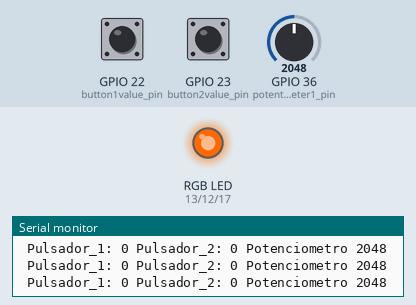
The sketch below on a simulated ESP32. Parts: an RGB LED mixed from three pins (HIGH = lit), the last lines printed to the serial monitor. Inputs (shaded band) come from the test bench; at power-on: GPIO 36 (potentiometer1_pin) = 2048, GPIO 22 (button1value_pin) HIGH, GPIO 23 (button2value_pin) HIGH.

Above: at 1.3 s.
1.4 s: GPIO 36 (potentiometer1_pin) set to 1711
2.9 s: GPIO 36 (potentiometer1_pin) set to 1583
At 4.2 s:
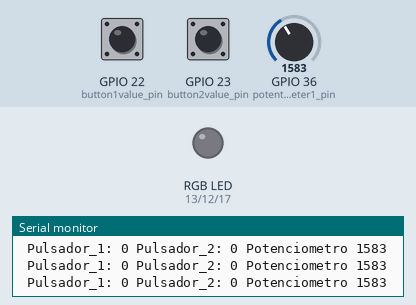
4.5 s: GPIO 22 (button1value_pin) pulled LOW for 0.6 s
At 5.3 s:
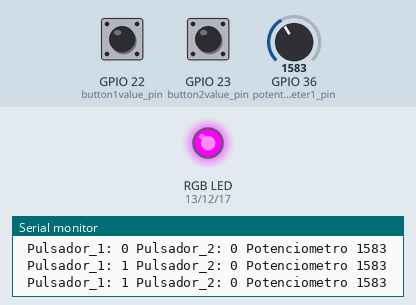
7.0 s: GPIO 36 (potentiometer1_pin) set to 2497
At 7.4 s:
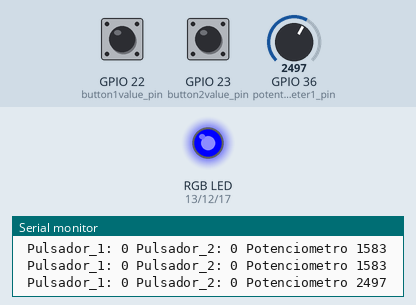
8.5 s: GPIO 36 (potentiometer1_pin) set to 2389
At 9.7 s:
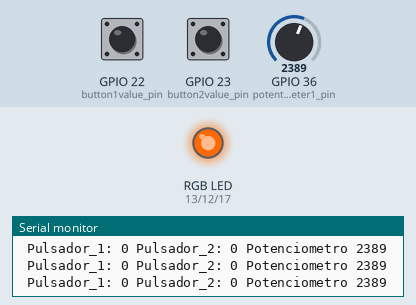
10.0 s: GPIO 36 (potentiometer1_pin) set to 2866
At 11.0 s:
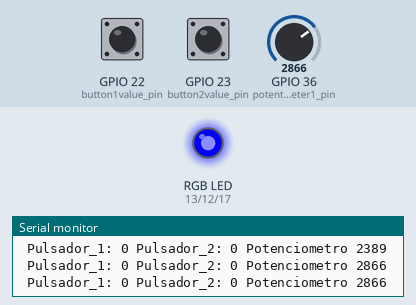
Timing chart, 0 to 12.5 s (numbered marks = the images above; inputs shaded):
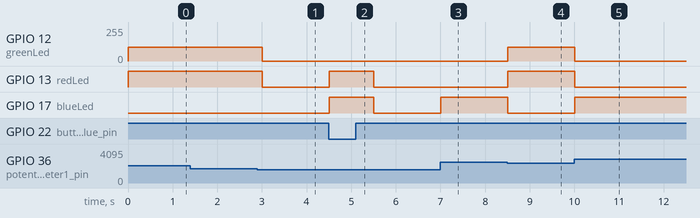

The sketch:

compuertas_logicas.ino
```cpp
/**
 *
********   Simulación Compuertas Lógicas   *******
*
  En esta tarea del Electivo de Telemática 2, se programará la ESP32
  para realizar una tarea simple de Compuertas Lógicas, utilizando un Led RGB,
  un potenciómetro, y dos pulsadores.

  In the next homework of "Electivo de Telemática 2", we are programmed an ESP32
  to do a simple task of Logical Gates, for this work, we usea a RGB Led, a potentiometer
  and two button switches.

  Autor: Mauricio Arismendi Aedo  --> m.arismendi02@ufromail.cl
  Profesor: Erik Soto Alvarado
  Asignatura: IIE208, Electivo de Telemática 2, 2020.
      ***Universidad de La Frontera***
            *****Temuco, Chile*****
*/

//Input

byte button1value_pin  = 22;
byte button2value_pin  = 23;
byte potentiometer1_pin = 36;

//Inicializacion botones ambos con valor == TRUE (1)

boolean button1_value;
boolean button2_value;
int potentiometer1_value;

// output

// --- RGB ---
byte greenLed = 12;
byte redLed   = 13;
byte blueLed  = 17;

// Propiedades de la señal a usar
int freq = 5000;
byte ledChannel0 = 0;
byte ledChannel1 = 1;
byte ledChannel2 = 2;
byte resolution = 8;

void setup() {

  //Ahora sí configuramos entradas y salidas con pinmode:

  Serial.begin(115200); //leemos en 115200 baudios

  //inicializamos los pulsadores como entrada y su resistencia pullup interna
  pinMode (button1value_pin, INPUT_PULLUP);
  pinMode (button2value_pin, INPUT_PULLUP);

  //Inicializamos los RGB mediante el código dado por el fabricante

  /*Preparamos los led con los siguientes parametros:
    Canal PWM, Frecuencia, que puede variar entre 5000 (es suficiente, para que
    el ojo humano no detecte la variación)
    Resolución: de 1 a 16 bits, 8 es suficiente
    en nuestro caso influirá en el brillo del led
  */
  ledcSetup(ledChannel0, freq, resolution);
  ledcSetup(ledChannel1, freq, resolution);
  ledcSetup(ledChannel2, freq, resolution);

  /*Estas funciones fijan cada pin del controlador al led de destino
     Los parámetros son: pin, channel PWM (el ESP32 tiene 16)
  */
  ledcAttachPin(greenLed, ledChannel0);
  ledcAttachPin(redLed, ledChannel1);
  ledcAttachPin(blueLed, ledChannel2);


}

void loop() {

  button1_value = (!(digitalRead(button1value_pin)));
  button2_value = (!(digitalRead(button2value_pin)));

  // button1value = 0;
  // button2value = 1;

  //Representar salida pulsador en monitor serial

  Serial.print(" Pulsador_1: ");
  Serial.print(button1_value);

  Serial.print(" Pulsador_2: ");
  Serial.print(button2_value);

  //lectura potenciometro
  potentiometer1_value = analogRead(potentiometer1_pin);

  //potentiometer1_value = 100;
  Serial.print(" Potenciometro ");
  Serial.println(potentiometer1_value); //para ver el valor que toma el potenciometro en el monitor serial

  if (potentiometer1_value <= 819) { //AND

    if (button1_value && button2_value) {
      color(0, 255, 255);  //ROJO
      delay(500);
    }

    else {
      color(255, 255, 255); //apagado
      delay(500);
    }
  }

  else if ((potentiometer1_value > 819) && (potentiometer1_value <= 1638)) { //OR

    if (button1_value || button2_value) {
      color(0, 255, 0);  //magenta (?)
      delay(500);
    }

    else {
      color(255, 255, 255); //apagado
      delay(500);
    }
  }

  else if ((potentiometer1_value > 1638) && (potentiometer1_value <= 2457)) { //NAND

    if (!(button1_value &&  button2_value)) {
       color(0, 150, 255);  //amarillo

      delay(500);
    }

    else {
      color(255, 255, 255); //apagado
      delay(500);
    }
  }

  else if ((potentiometer1_value > 2457) && (potentiometer1_value <= 3276)) {  //NOR

    if (button1_value || button2_value) {
      color(255, 255, 255);  //apagado
      delay(500);
    }

    else {
      color(255, 255, 0);  //azul
      delay(500);
    }
  }

  else {                                //XOR
    if (button1_value ^ button2_value) {
      color(255, 0, 255); //verde
      delay(500);
    }

    else {
      color(255, 255, 255); //apagado
      delay(500);
    }
  }
}

//Esta función simplifica la tarea tediosa de escribir el codigo de los colores

void color(int red, int green, int blue) {

  //Fijaremos 0 como el valor máximo, y 255 como el mínimo

  //Escritura de PWM verde
  ledcWrite(ledChannel0, 255 - green);

  //Escritura de PWM rojo
  ledcWrite(ledChannel1, 255 - red);

  //Escritura de PWM azul
  ledcWrite(ledChannel2, 255 - blue);
}
```

Measured:
- the behaviour switches between 1639 and 1638 on GPIO 36 (potentiometer1_pin) (found by bisection; images 0 and 1)
- the behaviour switches between 2458 and 2457 on GPIO 36 (potentiometer1_pin) (found by bisection; images 3 and 4)
- after the input at 2.9 s, GPIO 12 (greenLed): 105/255 → 0/255 after 0.10 s; GPIO 13 (redLed): HIGH → LOW after 0.10 s
- after the input at 4.5 s, GPIO 13 (redLed), GPIO 17 (blueLed): LOW → HIGH at once, → LOW 1.0 s later
- after the input at 7.0 s, GPIO 17 (blueLed): LOW → HIGH at once
- after the input at 8.5 s, GPIO 12 (greenLed): 0/255 → 105/255 at once; GPIO 13 (redLed): LOW → HIGH at once; GPIO 17 (blueLed): HIGH → LOW at once
- after the input at 10.0 s, GPIO 12 (greenLed): 105/255 → 0/255 at once; GPIO 13 (redLed): HIGH → LOW at once; GPIO 17 (blueLed): LOW → HIGH at once
